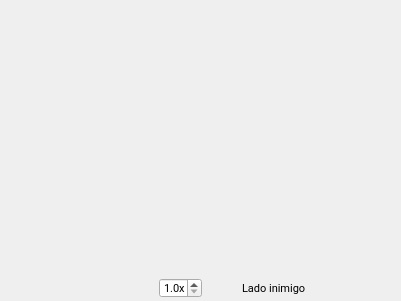
          <widget class="QFrame" name="displayBox">
           <property name="geometry">
            <rect>
             <x>10</x>
             <y>80</y>
             <width>401</width>
             <height>301</height>
            </rect>
           </property>
           <property name="minimumSize">
            <size>
             <width>351</width>
             <height>265</height>
            </size>
           </property>
           <property name="maximumSize">
            <size>
             <width>560</width>
             <height>419</height>
            </size>
           </property>
           <property name="frameShape">
            <enum>QFrame::Shape::NoFrame</enum>
           </property>
           <layout class="QVBoxLayout" name="verticalLayout_7">
            <property name="spacing">
             <number>0</number>
            </property>
            <property name="leftMargin">
             <number>0</number>
            </property>
            <property name="topMargin">
             <number>0</number>
            </property>
            <property name="rightMargin">
             <number>0</number>
            </property>
            <property name="bottomMargin">
             <number>0</number>
            </property>
            <item>
             <widget class="QFrame" name="imageLayout">
              <property name="minimumSize">
               <size>
                <width>351</width>
                <height>265</height>
               </size>
              </property>
              <property name="maximumSize">
               <size>
                <width>560</width>
                <height>419</height>
               </size>
              </property>
              <property name="frameShape">
               <enum>QFrame::Shape::NoFrame</enum>
              </property>
              <layout class="QVBoxLayout" name="verticalLayout_6">
               <property name="spacing">
                <number>0</number>
               </property>
               <property name="leftMargin">
                <number>0</number>
               </property>
               <property name="topMargin">
                <number>0</number>
               </property>
               <property name="rightMargin">
                <number>0</number>
               </property>
               <property name="bottomMargin">
                <number>0</number>
               </property>
               <item>
                <widget class="QLabel" name="imageDisplay">
                 <property name="sizePolicy">
                  <sizepolicy hsizetype="Preferred" vsizetype="Preferred">
                   <horstretch>0</horstretch>
                   <verstretch>0</verstretch>
                  </sizepolicy>
                 </property>
                 <property name="minimumSize">
                  <size>
                   <width>351</width>
                   <height>265</height>
                  </size>
                 </property>
                 <property name="maximumSize">
                  <size>
                   <width>560</width>
                   <height>445</height>
                  </size>
                 </property>
                 <property name="baseSize">
                  <size>
                   <width>351</width>
                   <height>265</height>
                  </size>
                 </property>
                 <property name="text">
                  <string/>
                 </property>
                 <property name="pixmap">
                  <pixmap>assets/display.png</pixmap>
                 </property>
                 <property name="scaledContents">
                  <bool>true</bool>
                 </property>
                </widget>
               </item>
              </layout>
             </widget>
            </item>
            <item>
             <widget class="QFrame" name="displaySettings">
              <property name="sizePolicy">
               <sizepolicy hsizetype="Preferred" vsizetype="Fixed">
                <horstretch>0</horstretch>
                <verstretch>0</verstretch>
               </sizepolicy>
              </property>
              <property name="minimumSize">
               <size>
                <width>351</width>
                <height>0</height>
               </size>
              </property>
              <property name="frameShape">
               <enum>QFrame::Shape::NoFrame</enum>
              </property>
              <layout class="QHBoxLayout" name="horizontalLayout_3">
               <property name="spacing">
                <number>0</number>
               </property>
               <property name="leftMargin">
                <number>0</number>
               </property>
               <property name="topMargin">
                <number>0</number>
               </property>
               <property name="rightMargin">
                <number>0</number>
               </property>
               <property name="bottomMargin">
                <number>0</number>
               </property>
               <item>
                <layout class="QHBoxLayout" name="controlButtons">
                 <property name="spacing">
                  <number>0</number>
                 </property>
                 <item>
                  <widget class="QPushButton" name="prevButton">
                   <property name="sizePolicy">
                    <sizepolicy hsizetype="Fixed" vsizetype="Fixed">
                     <horstretch>0</horstretch>
                     <verstretch>0</verstretch>
                    </sizepolicy>
                   </property>
                   <property name="cursor">
                    <cursorShape>PointingHandCursor</cursorShape>
                   </property>
                   <property name="text">
                    <string/>
                   </property>
                   <property name="icon">
                    <iconset>
                     <normaloff>assets/icons/prev.svg</normaloff>assets/icons/prev.svg</iconset>
                   </property>
                   <property name="flat">
                    <bool>true</bool>
                   </property>
                  </widget>
                 </item>
                 <item>
                  <widget class="QPushButton" name="stopButton">
                   <property name="sizePolicy">
                    <sizepolicy hsizetype="Fixed" vsizetype="Fixed">
                     <horstretch>0</horstretch>
                     <verstretch>0</verstretch>
                    </sizepolicy>
                   </property>
                   <property name="cursor">
                    <cursorShape>PointingHandCursor</cursorShape>
                   </property>
                   <property name="text">
                    <string/>
                   </property>
                   <property name="icon">
                    <iconset>
                     <normaloff>assets/icons/stop_red.svg</normaloff>assets/icons/stop_red.svg</iconset>
                   </property>
                   <property name="flat">
                    <bool>true</bool>
                   </property>
                  </widget>
                 </item>
                 <item>
                  <widget class="QPushButton" name="playButton">
                   <property name="sizePolicy">
                    <sizepolicy hsizetype="Fixed" vsizetype="Fixed">
                     <horstretch>0</horstretch>
                     <verstretch>0</verstretch>
                    </sizepolicy>
                   </property>
                   <property name="cursor">
                    <cursorShape>PointingHandCursor</cursorShape>
                   </property>
                   <property name="text">
                    <string/>
                   </property>
                   <property name="icon">
                    <iconset>
                     <normaloff>assets/icons/play_gray.svg</normaloff>assets/icons/play_gray.svg</iconset>
                   </property>
                   <property name="flat">
                    <bool>true</bool>
                   </property>
                  </widget>
                 </item>
                 <item>
                  <widget class="QPushButton" name="nextButton">
                   <property name="sizePolicy">
                    <sizepolicy hsizetype="Fixed" vsizetype="Fixed">
                     <horstretch>0</horstretch>
                     <verstretch>0</verstretch>
                    </sizepolicy>
                   </property>
                   <property name="cursor">
                    <cursorShape>PointingHandCursor</cursorShape>
                   </property>
                   <property name="text">
                    <string/>
                   </property>
                   <property name="icon">
                    <iconset>
                     <normaloff>assets/icons/next.svg</normaloff>assets/icons/next.svg</iconset>
                   </property>
                   <property name="flat">
                    <bool>true</bool>
                   </property>
                  </widget>
                 </item>
                </layout>
               </item>
               <item>
                <widget class="QDoubleSpinBox" name="speedSpinBox">
                 <property name="sizePolicy">
                  <sizepolicy hsizetype="Expanding" vsizetype="Fixed">
                   <horstretch>0</horstretch>
                   <verstretch>0</verstretch>
                  </sizepolicy>
                 </property>
                 <property name="minimumSize">
                  <size>
                   <width>43</width>
                   <height>20</height>
                  </size>
                 </property>
                 <property name="maximumSize">
                  <size>
                   <width>45</width>
                   <height>20</height>
                  </size>
                 </property>
                 <property name="font">
                  <font>
                   <family>Roboto</family>
                   <pointsize>8</pointsize>
                  </font>
                 </property>
                 <property name="cursor">
                  <cursorShape>PointingHandCursor</cursorShape>
                 </property>
                 <property name="wrapping">
                  <bool>false</bool>
                 </property>
                 <property name="frame">
                  <bool>true</bool>
                 </property>
                 <property name="buttonSymbols">
                  <enum>QAbstractSpinBox::ButtonSymbols::UpDownArrows</enum>
                 </property>
                 <property name="showGroupSeparator" stdset="0">
                  <bool>false</bool>
                 </property>
                 <property name="suffix">
                  <string>x</string>
                 </property>
                 <property name="decimals">
                  <number>1</number>
                 </property>
                 <property name="minimum">
                  <double>1.000000000000000</double>
                 </property>
                 <property name="maximum">
                  <double>3.000000000000000</double>
                 </property>
                 <property name="singleStep">
                  <double>0.500000000000000</double>
                 </property>
                </widget>
               </item>
               <item>
                <spacer name="displaySpacer">
                 <property name="orientation">
                  <enum>Qt::Orientation::Vertical</enum>
                 </property>
                 <property name="sizeHint" stdset="0">
                  <size>
                   <width>40</width>
                   <height>20</height>
                  </size>
                 </property>
                </spacer>
               </item>
               <item>
                <widget class="QFrame" name="fieldSideDisplay">
                 <property name="sizePolicy">
                  <sizepolicy hsizetype="Expanding" vsizetype="Fixed">
                   <horstretch>0</horstretch>
                   <verstretch>0</verstretch>
                  </sizepolicy>
                 </property>
                 <property name="minimumSize">
                  <size>
                   <width>216</width>
                   <height>26</height>
                  </size>
                 </property>
                 <property name="maximumSize">
                  <size>
                   <width>560</width>
                   <height>26</height>
                  </size>
                 </property>
                 <property name="frameShape">
                  <enum>QFrame::Shape::NoFrame</enum>
                 </property>
                 <layout class="QHBoxLayout" name="horizontalLayout_2">
                  <property name="spacing">
                   <number>3</number>
                  </property>
                  <property name="leftMargin">
                   <number>0</number>
                  </property>
                  <property name="topMargin">
                   <number>0</number>
                  </property>
                  <property name="rightMargin">
                   <number>0</number>
                  </property>
                  <property name="bottomMargin">
                   <number>0</number>
                  </property>
                  <item>
                   <widget class="QLabel" name="leftTeamSideLabel">
                    <property name="font">
                     <font>
                      <family>Roboto</family>
                      <pointsize>8</pointsize>
                     </font>
                    </property>
                    <property name="text">
                     <string>Lado inimigo</string>
                    </property>
                   </widget>
                  </item>
                  <item>
                   <widget class="QLabel" name="fieldSideDirection">
                    <property name="sizePolicy">
                     <sizepolicy hsizetype="Expanding" vsizetype="Fixed">
                      <horstretch>0</horstretch>
                      <verstretch>0</verstretch>
                     </sizepolicy>
                    </property>
                    <property name="maximumSize">
                     <size>
                      <width>16777215</width>
                      <height>16777215</height>
                     </size>
                    </property>
                    <property name="text">
                     <string/>
                    </property>
                    <property name="pixmap">
                     <pixmap>assets/icons/arrow_left.svg</pixmap>
                    </property>
                    <property name="scaledContents">
                     <bool>true</bool>
                    </property>
                   </widget>
                  </item>
                  <item>
                   <widget class="QLabel" name="rightTeamSideLabel">
                    <property name="sizePolicy">
                     <sizepolicy hsizetype="Preferred" vsizetype="Preferred">
                      <horstretch>0</horstretch>
                      <verstretch>0</verstretch>
                     </sizepolicy>
                    </property>
                    <property name="font">
                     <font>
                      <family>Roboto</family>
                      <pointsize>8</pointsize>
                     </font>
                    </property>
                    <property name="text">
                     <string>Lado aliado</string>
                    </property>
                   </widget>
                  </item>
                 </layout>
                </widget>
               </item>
              </layout>
             </widget>
            </item>
           </layout>
          </widget>
